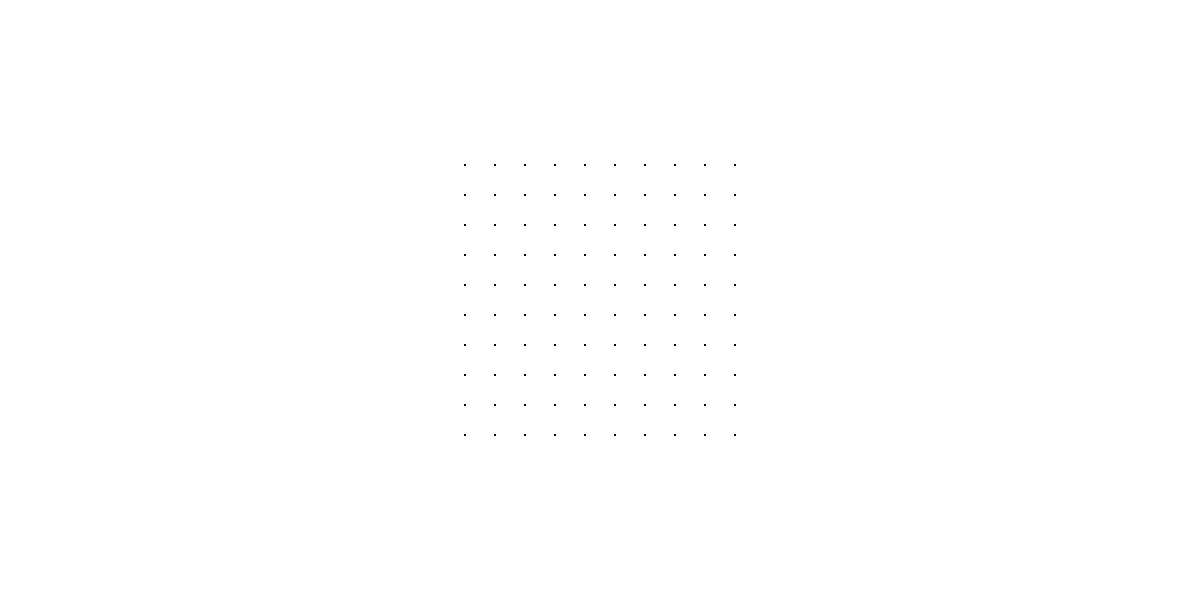
Frame 1 (no input)
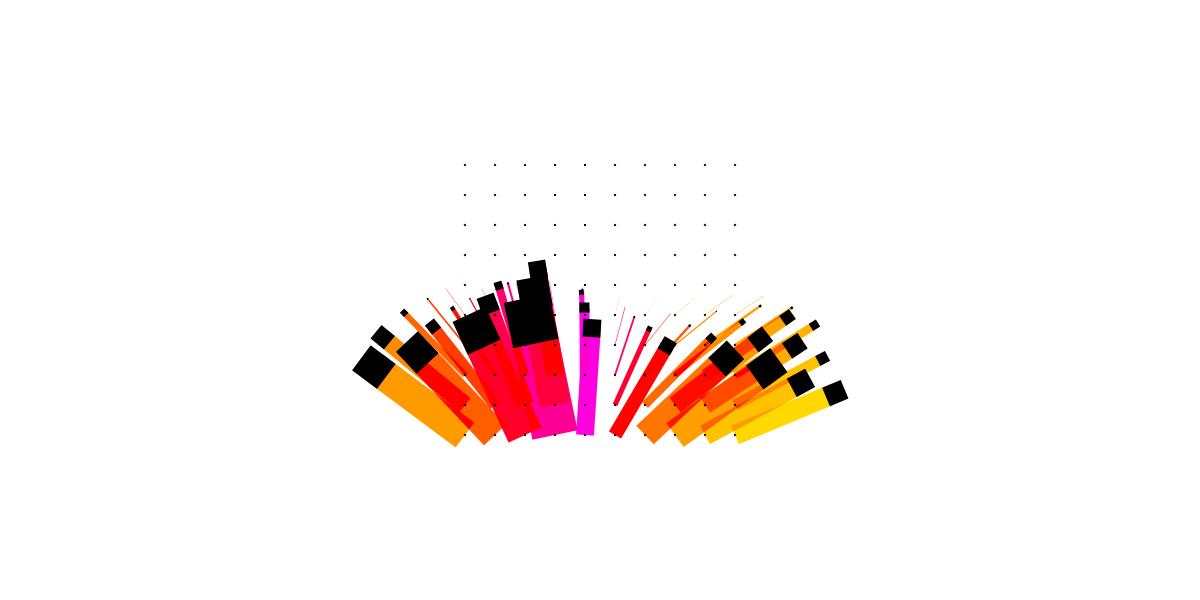
Frame 60 (the mouse pressed at the canvas centre just before this capture)
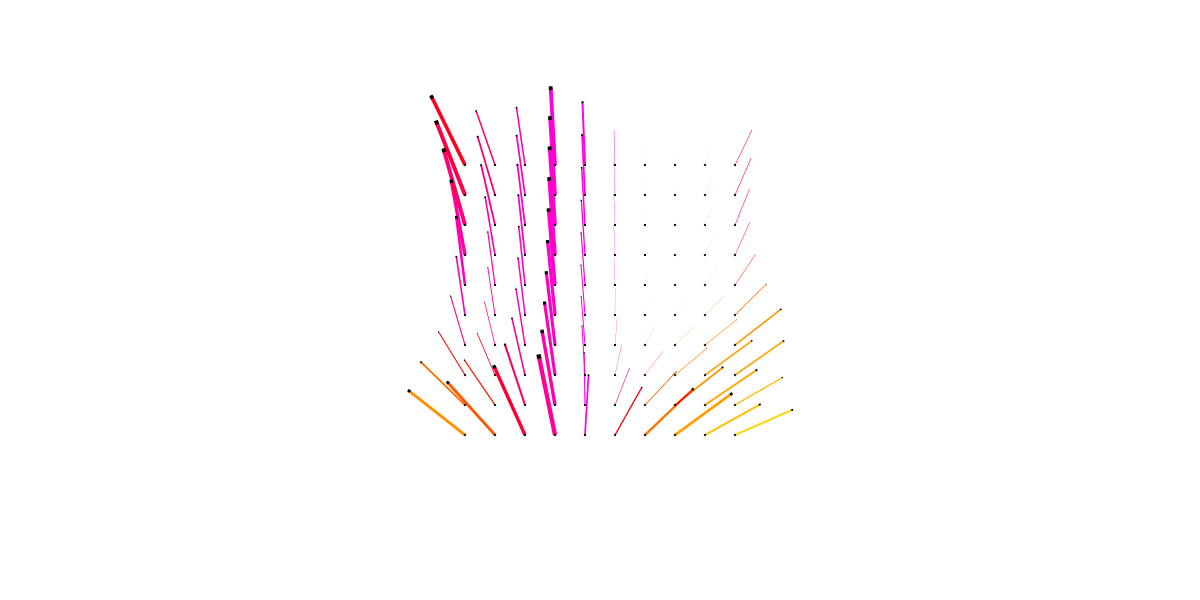
Frame 120 (the mouse held since frame 60 and released just before this capture)

The Processing sketch that drew these frames (run headless with seeded random() and noise(); from frame 60 on, the mouse is pressed at the canvas centre):

// Processing sketch: fire_grid
// ── fire_grid.pde
int SIZE = 10;
int SPACING = 30;
PVector[][] field;

int COUNT = 10;
Agent[] agents;

void setup() {
  size(1200, 600);
  noStroke();
  
  blendMode(SUBTRACT);
  colorMode(HSB, 360, 100, 100);

  field = new PVector[SIZE][SIZE];
  for (int iy = 0; iy < SIZE; iy++) {
    for (int ix = 0; ix < SIZE; ix++) {
      field[iy][ix] = new PVector();
    }
  }

  agents = new Agent[COUNT];
  for (int i = 0; i < COUNT; i++) {
    agents[i] = new Agent();
  }
}

void draw() {
  background(0, 0, 100);

  // グリッドの原点（左上）
  float ox = (width - (SPACING * (SIZE - 1))) / 2;
  float oy = (height - (SPACING * (SIZE - 1))) / 2;

  for (int iy = 0; iy < SIZE; iy++) {
    for (int ix = 0; ix < SIZE; ix++) {
      pushMatrix();

      float x = ox + ix * SPACING;
      float y = oy + iy * SPACING;
      translate(x, y);

      PVector f = field[iy][ix];
      rotate(f.heading());

      // 時間経過による減衰
      f.mult(0.98);
      
      PVector fn = f.copy().normalize();
      float m = f.mag();
      fill(
        map(abs(fn.x), 0, 1, 120, 240),
        100, 100,
        m * 10
      );
      float len = (1 - pow(0.9, m * 0.10)) * 120; 
      float sw = pow(m * 0.02, 2);
      // 帯
      rect(
        0, -sw / 2,
        len, sw
      );

      // 先端
      fill(360);
      rect(
        len - sw / 2, -sw / 2,
        sw, sw
      );

      // コア
      rect(-1, -1, 2, 2);

      popMatrix();
    }
  }

  // エージェントによるインタラクション
  for (int i = 0; i < COUNT; i++) {
    Agent a = agents[i];

    a.update();

    PVector nvel = a.vel.copy();
    nvel.normalize();

    for (int iy = 0; iy < SIZE; iy++) {
      for (int ix = 0; ix < SIZE; ix++) {
        float x = ox + ix * SPACING;
        float y = oy + iy * SPACING;
        float d = dist(x, y, a.pos.x, a.pos.y);
        PVector df = nvel.copy();
        df.mult(pow(0.7, d * 0.1) * 30);
        field[iy][ix].add(df);
      }
    }
  }
}

void mouseMoved() {
  // マウスによるインタラクション
  PVector nvel = new PVector(
    mouseX - pmouseX,
    mouseY - pmouseY
  );
  nvel.normalize();

  // グリッドの原点（左上）
  float ox = (width - (SPACING * (SIZE - 1))) / 2;
  float oy = (height - (SPACING * (SIZE - 1))) / 2;

  for (int iy = 0; iy < SIZE; iy++) {
    for (int ix = 0; ix < SIZE; ix++) {
      float x = ox + ix * SPACING;
      float y = oy + iy * SPACING;
      float d = dist(x, y, mouseX, mouseY);
      PVector df = nvel.copy();
      df.mult(pow(0.7, d * 0.1) * 40);
      field[iy][ix].add(df);
    }
  }
}

// ── Agent.pde
class Agent {
  PVector pos;
  PVector vel;
  float freq;
  float amp;

  Agent() {
    pos = new PVector();
    vel = new PVector();
    this.reset();
  }

  void reset() {
    this.pos.x = random(0.4, 0.6) * width;
    this.pos.y = 0.9 * height;
    this.vel.x = 0;
    this.vel.y = 0;
    this.freq = random(-0.1, 0.1);
    this.amp = random(1.5);
  }

  void update() {
    if (this.pos.y < -height * 2.5) {
      this.reset();
    }

    // 水平方向の揺らぎ
    this.vel.x += sin(frameCount * this.freq) * this.amp;
    // 上昇気流
    this.vel.y -= 0.1;

    // 速度を位置に反映
    this.pos.add(this.vel);

    // 横方向、画面中央に戻す力をかける
    this.pos.x += (width / 2 - this.pos.x) * 0.02;
  }
}
